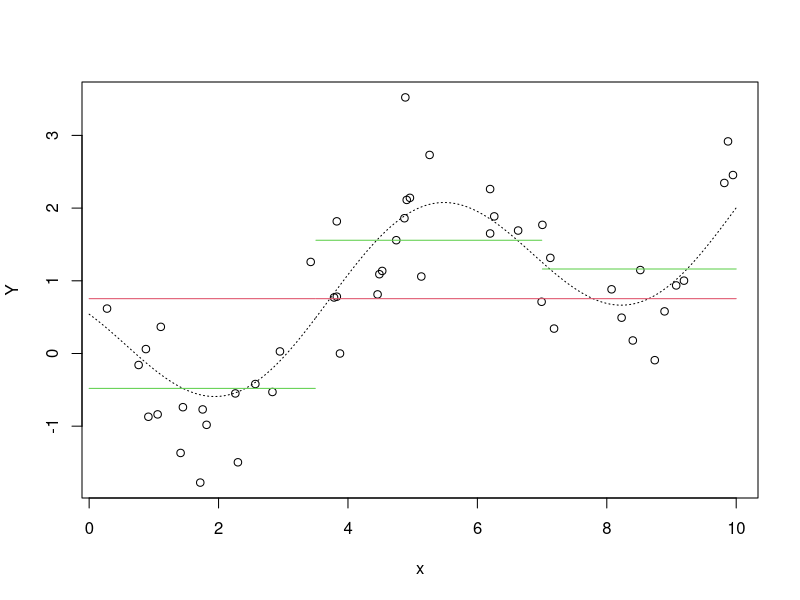
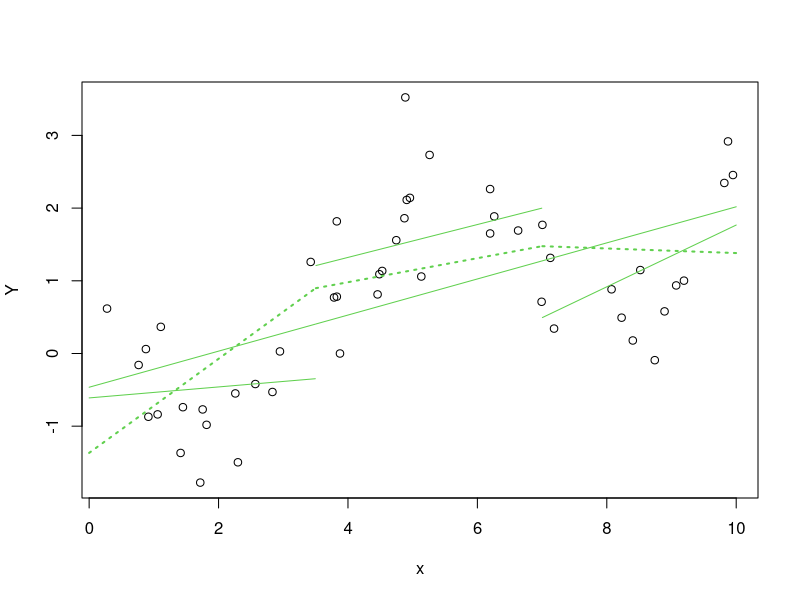
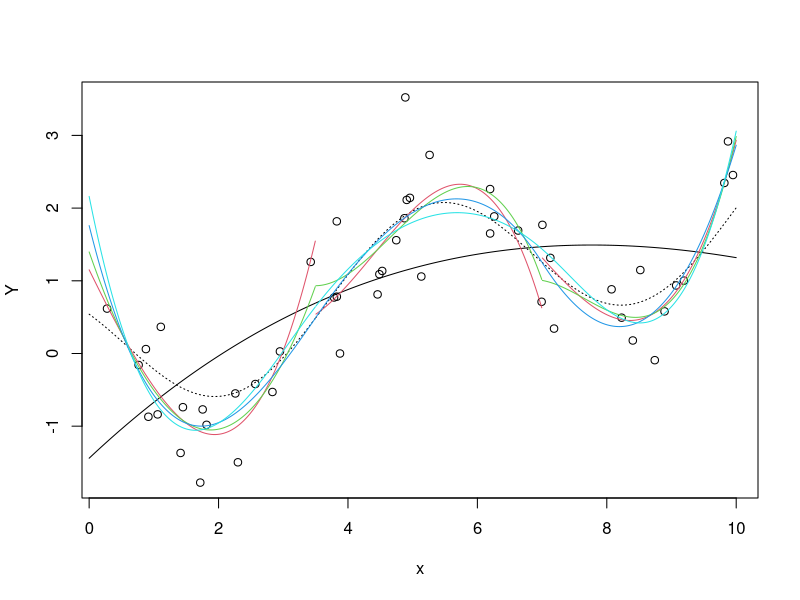
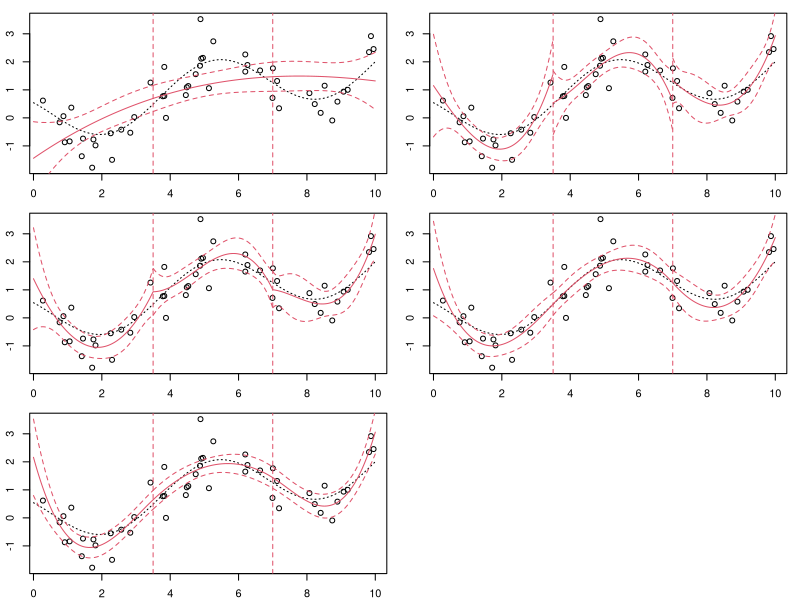
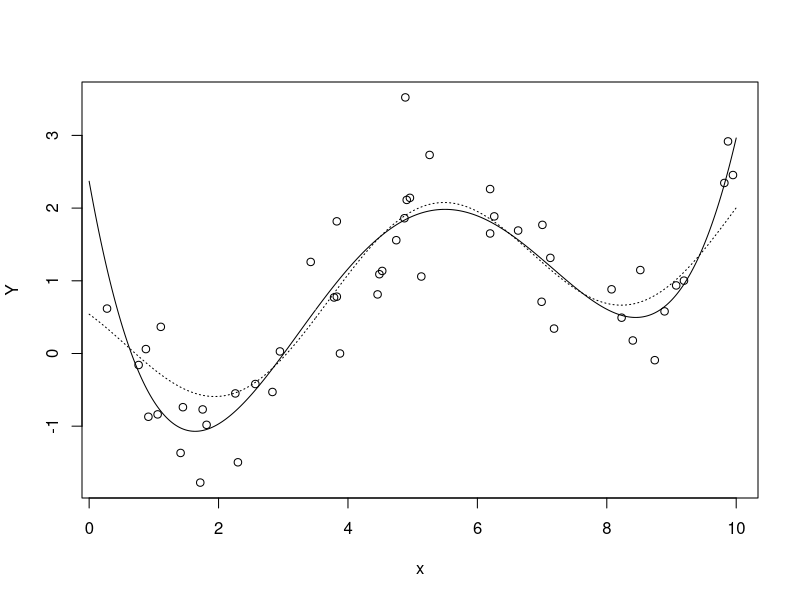
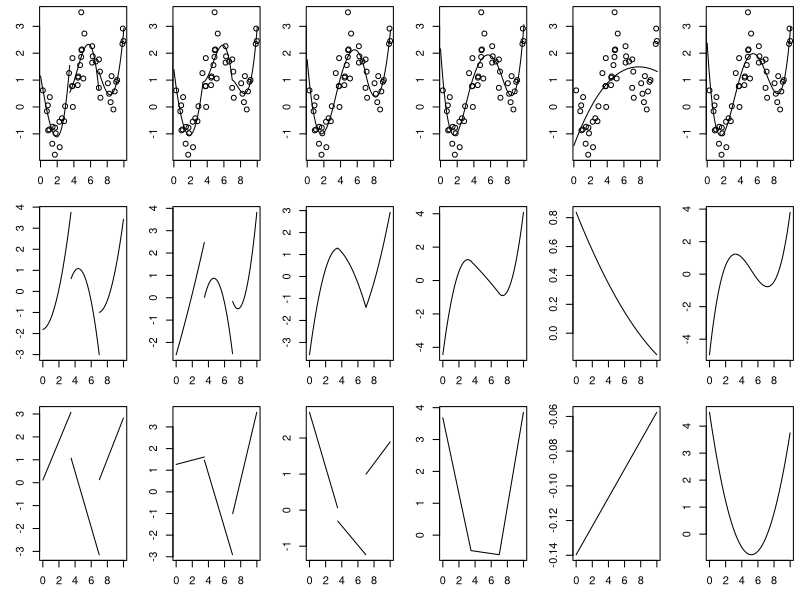
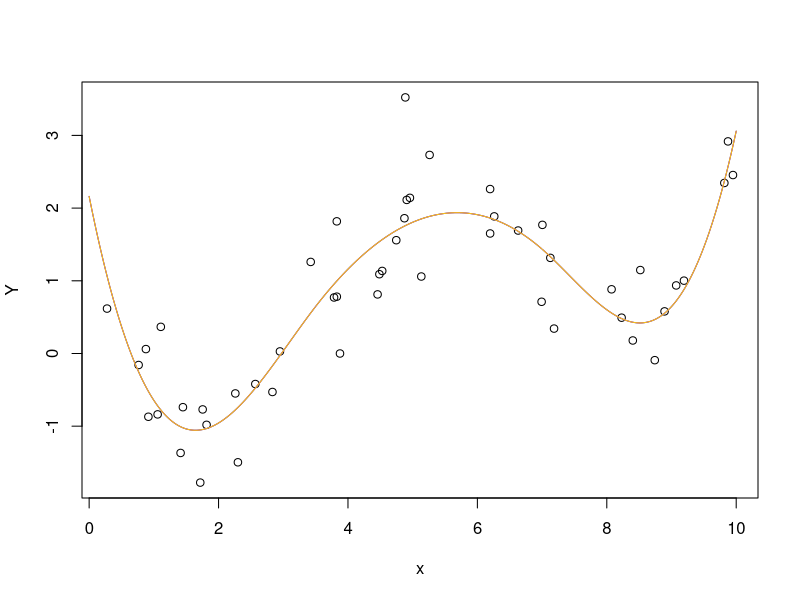
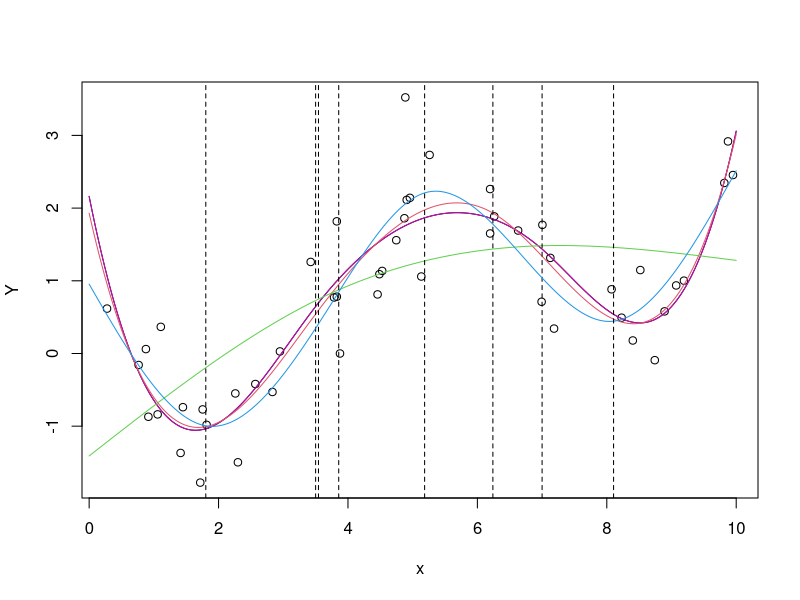

Write the R code that produced these figures, in order. (Note: this script raises an error after producing the figures.)
#-----------------------------------------------------------------------
# Extensões de modelos de regressão · CE 092
# web.leg.ufpr.br/ensino/EMR
#
#                                            Prof. Dr. Walmes M. Zeviani
#                                       Prof. Dr. Paulo Justiniano R. Jr
#
#                      Laboratory of Statistics and Geoinformation (LEG)
#                Department of Statistics · Federal University of Paraná
#                                       2019-Ago-29 · Curitiba/PR/Brazil
#-----------------------------------------------------------------------

#
# De cálculo de médias a curvas suaves:
# Uma introdução à regressão por splines.
#
# Simulando dados
# Modelo para simulação:
#   Y_i = 0.2 x + cos(x + 1) + e_i
#   e_i \sim N(0, 10^2)
#   cos(\cdot) em radianos
#   x \sim U[0, 10]

#--------------------------------------------
# Simulação dos dados.

set.seed(201802)
df <- data.frame(x = sort(runif(50, 0, 10)))
df <- transform(df, Ytrue = 0.2 * x + cos(x + 1))
df <- transform(df, Y = Ytrue + rnorm(50, m = 0, sd = 0.5))

ndf <- data.frame(x = seq(0, 10, l = 2001))
ndf <- transform(ndf, Ytrue = 0.2 * x + cos(x + 1))
ndf$x[ndf$x == 3.5] <- NA
ndf$x[ndf$x == 7] <- NA

# Gráfico dos dados simulados.
with(df, plot(Y ~ x))
with(ndf, lines(Ytrue ~ x, lty = 3))

#--------------------------------------------
# Ajuste de modelos de ordem 0.

# Média.
(fit0 <- lm(Y ~ 1, data = df))
ndf <- transform(ndf, y0 = predict(fit0, newdata = ndf))
with(ndf, lines(y0 ~ x, col = 2))

# Criando covariáveis: partições do domínio de x.
df <- transform(df,
                I1 = ifelse(x < 3.5, 0, 1),
                I2 = ifelse(x < 7, 0, 1))
ndf <- transform(ndf,
                 I1 = ifelse(x < 3.5, 0, 1),
                 I2 = ifelse(x < 7, 0, 1))

# Patamares.
(fit0.0 <- lm(Y ~ I1 + I2, data = df))
ndf <- transform(ndf, y0.0 = predict(fit0.0, newdata = ndf))
with(ndf, lines(y0.0 ~ x, col = 3))

logLik(fit0.0)
logLik(fit0)

#--------------------------------------------
# Ajuste de modelos de ordem 1.

with(df, plot(Y ~ x))

# Uma reta.
(fit1 <- lm(Y ~ x, data = df))
ndf <- transform(ndf, y1 = predict(fit1, newdata = ndf))
with(ndf, lines(y1 ~ x, col = 3))

# Criando variáveis.
df <- transform(df, x1 = ifelse(x < 3.5, 0, x - 3.5),
                x2 = ifelse(x < 7, 0, x - 7))
ndf <- transform(ndf, x1 = ifelse(x < 3.5, 0, x - 3.5),
                 x2 = ifelse(x < 7, 0, x - 7))

# 3 retas desconectadas.
(fit1.0 <- lm(Y ~ x + I1 + x1 + I2 + x2, data = df))
ndf <- transform(ndf, y1.0 = predict(fit1.0, newdata = ndf))
with(ndf, lines(y1.0 ~ x, col = 3))

# 3 retas conectadas.
(fit1.1 <- lm(Y ~ x + x1 + x2, data = df))
ndf <- transform(ndf, y1.1 = predict(fit1.1, newdata = ndf))
with(ndf, lines(y1.1 ~ x, col = 3, lty = 3, lwd = 2))

logLik(fit1.0)
logLik(fit1.1)
logLik(fit1)

#--------------------------------------------
# Ajuste de modelos com polinômios de 3º grau.

# OBS: Pode-se usar poly(..., raw = TRUE)
# ou, o mesmo ajuste com poly(...). O default é raw = FALSE.

with(df, plot(Y ~ x))
with(ndf, lines(Ytrue ~ x, lty = 3))

# Uma curva de polinômio cúbico.
(fit3 <- lm(Y ~ poly(x, 3), data = df))
ndf <- transform(ndf, y3 = predict(fit3, newdata = ndf))
with(ndf, lines(y3 ~ x, col = 1))

# 3 curvas de polinômio cúbico desconectadas.
(fit3.0 <- lm(Y ~ poly(x, 3) + I1 +
                  poly(x1, 3) + I2 +
                  poly(x2, 3),
              data = df))
ndf <- transform(ndf, y3.0 = predict(fit3.0, newdata = ndf))
with(ndf, lines(y3.0 ~ x, col = 2))

# 3 curvas de polinômio cúbico conectadas mas não suaves.
(fit3.1 <- lm(Y ~ poly(x, 3) +
                  poly(x1, 3) +
                  poly(x2, 3), data = df))
ndf <- transform(ndf, y3.1 = predict(fit3.1, newdata = ndf))
with(ndf, lines(y3.1 ~ x, col = 3))

# 3 curvas de polinômio cúbico conectadas e suaves.
(fit3.2 <- lm(Y ~ poly(x, 3, raw = TRUE) +
                  poly(x1, 3, raw = TRUE)[, -1] +
                  poly(x2, 3, raw = TRUE)[, -1],
              data = df))
ndf <- transform(ndf, y3.2 = predict(fit3.2, newdata = ndf))
with(ndf, lines(y3.2 ~ x, col = 4))

# Outras 3 curvas de polinômio cúbico conectadas e suaves.
(fit3.3 <- lm(Y ~ poly(x, 3) + I(x1^3) + I(x2^3), data = df))
ndf <- transform(ndf, y3.3 = predict(fit3.3, newdata = ndf))
with(ndf, lines(y3.3 ~ x, col = 5))

# Nomes dos ajustes baseados em polinômio cúbico.
fits3 <- grep(x = ls(), pattern = "fit3", value = TRUE)

# Salva parâmetros gráficos.
oldpar <- par()

# Faz grid de gráficos.
par(mfrow = c(3, 2), mar = c(2, 2.25, 1, 1))
lapply(fits3,
       FUN = function(fit) {
           with(df, plot(Y ~ x))
           with(ndf, lines(Ytrue ~ x, lty = 3))
           matlines(x = ndf$x,
                    y = predict(get(fit),
                                newdata = ndf,
                                interval = "confidence"),
                    col = 2, lty = c(1, 2, 2))
           abline(v = c(3.5, 7), col = 2, lty = 2)
       })
layout(1)

# Retorna parâmetros gráficos.
par(oldpar)

logLik(fit3.0)
logLik(fit3.1)
logLik(fit3.2)
logLik(fit3.3)
logLik(fit3)

#--------------------------------------------
# Ajuste de modelos com polinômios de 4º grau.

with(df, plot(Y ~ x))
with(ndf, lines(Ytrue ~ x, lty = 3))

# Um polinômio de 4 grau.
(fit4 <- lm(Y ~ poly(x, 4), data = df))
ndf <- transform(ndf, y4 = predict(fit4, newdata = ndf))
with(ndf, lines(y4 ~ x, col = 1))

# Salva parâmetros gráficos.
oldpar <- par()

# Entendendo as restrições de continuidade na função, na 1ª e 2ª
# derivadas.
par(mfcol = c(3, 6), mar = c(3, 3, 0.5, 0.5))

ndf <- transform(ndf, y3.0d = c(diff(y3.0)/diff(x), NA))
ndf <- transform(ndf, y3.0dd = c(diff(y3.0d)/diff(x), NA))
with(df, plot(Y ~ x))
with(ndf, lines(y3.0 ~ x))
with(ndf, plot(y3.0d ~ x, type = "l"))
with(ndf, plot(y3.0dd ~ x, type = "l"))

ndf <- transform(ndf, y3.1d = c(diff(y3.1)/diff(x), NA))
ndf <- transform(ndf, y3.1dd = c(diff(y3.1d)/diff(x), NA))
with(df, plot(Y ~ x))
with(ndf, lines(y3.1 ~ x))
with(ndf, plot(y3.1d ~ x, type = "l"))
with(ndf, plot(y3.1dd ~ x, type = "l"))

ndf <- transform(ndf, y3.2d = c(diff(y3.2)/diff(x), NA))
ndf <- transform(ndf, y3.2dd = c(diff(y3.2d)/diff(x), NA))
with(df, plot(Y ~ x))
with(ndf, lines(y3.2 ~ x))
with(ndf, plot(y3.2d ~ x, type = "l"))
with(ndf, plot(y3.2dd ~ x, type = "l"))

ndf <- transform(ndf, y3.3d = c(diff(y3.3)/diff(x), NA))
ndf <- transform(ndf, y3.3dd = c(diff(y3.3d)/diff(x), NA))
with(df, plot(Y ~ x))
with(ndf, lines(y3.3 ~ x))
with(ndf, plot(y3.3d ~ x, type = "l"))
with(ndf, plot(y3.3dd ~ x, type = "l"))

ndf <- transform(ndf, y3d = c(diff(y3)/diff(x), NA))
ndf <- transform(ndf, y3dd = c(diff(y3d)/diff(x), NA))
with(df, plot(Y ~ x))
with(ndf, lines(y3 ~ x))
with(ndf, plot(y3d ~ x, type = "l"))
with(ndf, plot(y3dd ~ x, type = "l"))

ndf <- transform(ndf, y4d = c(diff(y4)/diff(x), NA))
ndf <- transform(ndf, y4dd = c(diff(y4d)/diff(x), NA))
with(df, plot(Y ~ x))
with(ndf, lines(y4 ~ x))
with(ndf, plot(y4d ~ x, type = "l"))
with(ndf, plot(y4dd ~ x, type = "l"))

# Retorna parâmetros gráficos.
layout(1)
par(oldpar)

#-----------------------------------------------------------------------
# O pacote `splines` fornece funções que já montam as funções base. Com
# isto é desnecessário criar as variáveis auxiliares.

rm(list = fits3)

# Para usar função bs(): base splines.
library(splines)

with(df, plot(Y ~ x))
with(ndf, lines(y3.3 ~ x, col = 4))

(fit3.3bs <- lm(Y ~ bs(x, knots = c(3.5, 7)), data = df))
ndf <- transform(ndf, y3.3bs = predict(fit3.3bs, newdata = ndf))
with(ndf, lines(y3.3bs ~ x, col = 6))

# Melhor definir bordas no intervalo nas quais se vai fazer a predição.
(fit3.3bs <- lm(Y ~ bs(x, knots = c(3.5, 7),
                       Boundary.knots = c(0, 10)),
                data = df))
ndf <- transform(ndf, y3.3bs = predict(fit3.3bs, newdata = ndf))
with(ndf, lines(y3.3bs ~ x, col = 7))

# Fixando graus de liberdade mudam-se os nós.
with(df, plot(Y ~ x))
with(ndf, lines(y3.3bs ~ x, col = 1))
with(ndf, lines(y3.3bs ~ x, col = 6))

# Base splines de grau de liberdade 5.
(fit3.3bs5 <- lm(Y ~ bs(x,
                        df = 5,
                        Boundary.knots = c(0, 10)),
                 data = df))
ndf <- transform(ndf, y3.3bs5 = predict(fit3.3bs5, newdata = ndf))
with(ndf, lines(y3.3bs5 ~ x, col = 2))
abline(v = attr(fit3.3bs5$model[[2]], "knots"), lty = 2)
attr(with(df, bs(x, df = 5, Boundary.knots = c(0, 10))), "knots")

(fit3.3ns <- lm(Y ~ ns(x,
                       knots = c(3.5, 7),
                       Boundary.knots = c(0, 10)),
                data = df))
ndf <- transform(ndf, y3.3ns = predict(fit3.3ns, newdata = ndf))
with(ndf, lines(y3.3ns ~ x, col = 3))
abline(v = attr(fit3.3ns$model[[2]], "knots"), lty = 2)

(fit3.3ns5 <- lm(Y ~ ns(x,
                        df = 5,
                        Boundary.knots = c(0, 10)),
                 data = df))
ndf <- transform(ndf, y3.3ns5 = predict(fit3.3ns5, newdata = ndf))
with(ndf, lines(y3.3ns5 ~ x, col = 4))
abline(v = attr(fit3.3ns5$model[[2]], "knots"), lty = 2)
attr(with(df, ns(x, df = 5, Boundary.knots = c(0, 10))), "knots")

logLik(fit3.3)
logLik(fit3.3bs)
logLik(fit3.3bs5)
logLik(fit3.3ns)
logLik(fit3.3ns5)

# Nomes dos ajustes baseados em polinômio cúbico.
fits3 <- grep(x = ls(), pattern = "fit3", value = TRUE)

# Salva parâmetros gráficos.
oldpar <- par()

# Faz grid de gráficos.
par(mfrow = c(2, 2), mar = c(2, 2.25, 1, 1))
lapply(fits3,
       FUN = function(fit) {
           with(df, plot(Y ~ x))
           title(main = fit)
           with(ndf, lines(Ytrue ~ x, lty = 3))
           matlines(x = ndf$x,
                    y = predict(get(fit),
                                newdata = ndf,
                                interval = "confidence"),
                    col = 2,
                    lty = c(1, 2, 2))
           abline(v = attr(get(fit)$model[[2]], "knots"),
                  lty = 2)
       })
layout(1)

# Retorna parâmetros gráficos.
par(oldpar)

#--------------------------------------------
# E se fosse apenas 1 nó!??

with(df, plot(Y ~ x))
with(ndf, lines(y3.3bs ~ x, col = 2))


(fit3.5bs <- lm(Y ~ bs(x,
                       knots = 5, Boundary.knots = c(0, 10)),
                data = df))
ndf <- transform(ndf, y3.5bs = predict(fit3.5bs, newdata = ndf))
with(ndf, lines(y3.5bs ~ x, col = 6))

logLik(fit3.3bs)
logLik(fit3.5bs)
logLik(fit4)


#--------------------------------------------
# Algumas comparações.

with(df, plot(Y ~ x))
with(ndf, lines(Ytrue ~ x, lty = 3))
with(ndf, lines(y3.3bs ~ x, col = 2))
with(ndf, lines(y3.5bs ~ x, col = 2))
with(ndf, lines(y3.3ns5 ~ x, col = 4))
with(ndf, lines(y4 ~ x, col = 1))

# Intervalos de confiança.
with(df, plot(Y ~ x))
ndf <- transform(ndf, y3.3 = predict(fit3.3,
                                     newdata = ndf,
                                     interval = "confidence"))
with(ndf, matlines(x, y3.3, col = 2, lty = c(1, 2, 2)))
ndf <- transform(ndf, y3.3ns5 = predict(fit3.3ns5,
                                        newdata = ndf,
                                        interval = "confidence"))
with(ndf, matlines(x, y3.3ns5, col = 4, lty = c(1, 2, 2)))
ndf <- transform(ndf, y4 = predict(fit4,
                                   newdata = ndf,
                                   interval = "confidence"))
with(ndf, matlines(x, y4, col = 1, lty = c(1, 2, 2)))

# Intervalos de predição para observação futura.
with(df, plot(Y ~ x))
ndf <- transform(ndf, y3.3 = predict(fit3.3,
                                     newdata = ndf,
                                     interval = "prediction"))
with(ndf, matlines(x, y3.3, col = 2, lty = c(1, 2, 2)))
ndf <- transform(ndf, y3.3ns5 = predict(fit3.3ns5,
                                        newdata = ndf,
                                        interval = "prediction"))
with(ndf, matlines(x, y3.3ns5, col = 4, lty = c(1, 2, 2)))
ndf <- transform(ndf, y4 = predict(fit4,
                                   newdata = ndf,
                                   interval = "prediction"))
with(ndf, matlines(x, y4, col = 1, lty = c(1, 2, 2)))

#--------------------------------------------
# Extrapolações.

ndfex <- data.frame(x = seq(-1, 11, len = 2001))

# As linhas a seguir são desnecessárias. Se usamos `bs()` ou `ns()` não
# é necessário definir as variáveis auxiliares!
#
# ndfex <- transform(ndfex,
#                    I1 = ifelse(x < 3.5, 0, 1),
#                    I2 = ifelse(x < 7, 0, 1))
# ndfex <- transform(ndfex,
#                    x1 = ifelse(x < 3.5, 0, x-3.5),
#                    x2 = ifelse(x < 7, 0, x-7))

ndfex <- transform(ndfex, Ytrue = 0.2 * x + cos(x + 1))

ndfex <- transform(ndfex, y3.3bs = predict(fit3.3bs, newdata = ndfex))
ndfex <- transform(ndfex, y3.5bs = predict(fit3.5bs, newdata = ndfex))
ndfex <- transform(ndfex, y3.3ns5 = predict(fit3.3ns5, newdata = ndfex))
ndfex <- transform(ndfex, y4 = predict(fit4, newdata = ndfex))
with(df, plot(Y ~ x, xlim = c(-1, 11)))
with(ndfex, lines(Ytrue ~ x, lty = 3))
with(ndfex, lines(y3.3bs ~ x, lty = 3, col = 2))
with(ndfex, lines(y3.5bs ~ x, lty = 3, col = 3))
with(ndfex, lines(y3.3ns5 ~ x, lty = 3, col = 4))
with(ndfex, lines(y4 ~ x, lty = 3, col = 1))

ndfex <- transform(ndfex,
                   y3.3bs = predict(fit3.3bs,
                                    newdata = ndfex,
                                    interval = "confidence"),
                   y3.5bs = predict(fit3.5bs,
                                    newdata = ndfex,
                                    interval = "confidence"),
                   y3.3ns5 = predict(fit3.3ns5,
                                     newdata = ndfex,
                                     interval = "confidence"),
                   y4 = predict(fit4,
                                newdata = ndfex,
                                interval = "confidence"))

with(df, plot(Y ~ x, xlim = c(-1, 11)))
with(ndfex, lines(Ytrue ~ x, lty = 3))
with(ndfex, matlines(x, y3.3bs, col = 2, lty = c(1, 2, 2)))
with(ndfex, matlines(x, y3.5bs, col = 3, lty = c(1, 2, 2)))
with(ndfex, matlines(x, y3.3ns5, col = 4, lty = c(1, 2, 2)))
with(ndfex, matlines(x, y4, col = 1, lty = c(1, 2, 2)))

logLik(fit3.3bs)
logLik(fit3.5bs)
logLik(fit3.3ns5)
logLik(fit4)

AIC(fit3.3bs)
AIC(fit3.5bs)
AIC(fit3.3ns5)
AIC(fit4)

BIC(fit3.3bs)
BIC(fit3.5bs)
BIC(fit3.3ns5)
BIC(fit4)

#-----------------------------------------------------------------------
